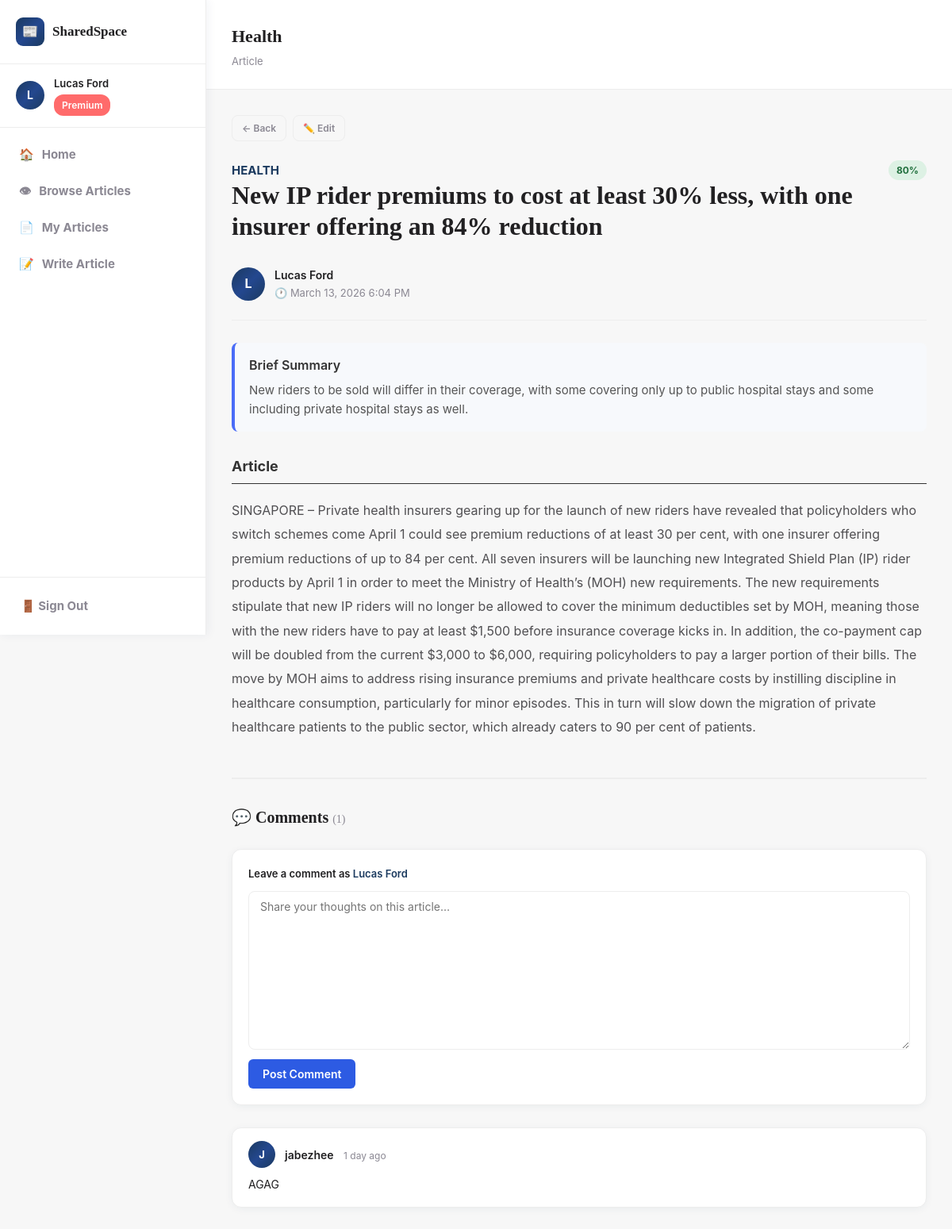
The page /pages/article.php?id=87 (signed in) on the database its author committed.
### tables this page shows
CREATE TABLE `users` (
  `id` int NOT NULL,
  `email` varchar(255) NOT NULL,
  `password` varchar(255) NOT NULL,
  `full_name` varchar(255) DEFAULT NULL,
  `bio` text,
  `avatar_url` text,
  `role` enum('free','premium','category_admin','system_admin','ai_trainer') NOT NULL DEFAULT 'free',
  `is_premium` tinyint(1) NOT NULL DEFAULT '0',
  `is_suspended` tinyint(1) NOT NULL DEFAULT '0',
  `created_at` datetime NOT NULL DEFAULT CURRENT_TIMESTAMP,
  `updated_at` datetime NOT NULL DEFAULT CURRENT_TIMESTAMP ON UPDATE CURRENT_TIMESTAMP,
  `email_verified` tinyint(1) DEFAULT '0',
  `verification_token` varchar(255) DEFAULT NULL,
  `last_verification_email` datetime DEFAULT NULL,
  `reset_token` varchar(255) DEFAULT NULL,
  `reset_expires` datetime DEFAULT NULL,
  `age_group` varchar(20) DEFAULT NULL,
  `gender` enum('male','female') DEFAULT NULL,
  `onboarding_completed` tinyint(1) DEFAULT '0'
);

CREATE TABLE `articles` (
  `id` int NOT NULL,
  `title` varchar(500) NOT NULL,
  `excerpt` text NOT NULL,
  `content` longtext NOT NULL,
  `author_id` int NOT NULL,
  `category_id` int NOT NULL,
  `trust_score` tinyint NOT NULL DEFAULT '80',
  `has_media` tinyint(1) NOT NULL DEFAULT '0',
  `image_path` varchar(255) DEFAULT NULL,
  `is_premium_only` tinyint(1) NOT NULL DEFAULT '0',
  `published_at` datetime NOT NULL DEFAULT CURRENT_TIMESTAMP,
  `created_at` datetime NOT NULL DEFAULT CURRENT_TIMESTAMP,
  `updated_at` datetime NOT NULL DEFAULT CURRENT_TIMESTAMP ON UPDATE CURRENT_TIMESTAMP
);

CREATE TABLE `categories` (
  `id` int NOT NULL,
  `name` varchar(100) NOT NULL,
  `description` text,
  `admin_user_id` int DEFAULT NULL,
  `created_at` datetime NOT NULL DEFAULT CURRENT_TIMESTAMP
);

CREATE TABLE `comments` (
  `id` int NOT NULL,
  `article_id` int NOT NULL,
  `user_id` int NOT NULL,
  `content` text NOT NULL,
  `created_at` datetime NOT NULL DEFAULT CURRENT_TIMESTAMP
);

### includes/entities/User.php (called while the page is built, shortened)
<?php
class User {
    public string $fullName;
    public function __construct(array $row) {
        $this->id          = (int)$row['id'];
        $this->fullName    = $row['full_name'] ?? '';
        $this->role        = $row['role']       ?? 'free';
    }
    public function initial(): string {
        return strtoupper(mb_substr($this->fullName, 0, 1)) ?: '?';
    }
}

### includes/db.php (called while the page is built, shortened)
<?php
class DB {
    private static ?PDO $pdo = null;
    public static function get(): PDO {
        if (self::$pdo === null) {
            $dsn = sprintf('mysql:host=%s;port=%s;dbname=%s;charset=utf8mb4',
                DB_HOST, DB_PORT, DB_NAME);
            self::$pdo = new PDO($dsn, DB_USER, DB_PASS, [
                PDO::ATTR_ERRMODE            => PDO::ERRMODE_EXCEPTION,
                PDO::ATTR_DEFAULT_FETCH_MODE => PDO::FETCH_ASSOC,
                PDO::ATTR_EMULATE_PREPARES   => false,
            ]);
        }
        return self::$pdo;
    }
    public static function query(string $sql, array $params = []): array {
        $stmt = self::get()->prepare($sql);
        $stmt->execute($params);
        return $stmt->fetchAll();
    }
    public static function first(string $sql, array $params = []): ?array {
        $rows = self::query($sql, $params);
        return $rows[0] ?? null;
    }
    public static function execute(string $sql, array $params = []): int {
        $stmt = self::get()->prepare($sql);
        $stmt->execute($params);
        return $stmt->rowCount();
    }
}

### includes/controllers/AuthController.php (called while the page is built, shortened)
<?php
require_once __DIR__ . '/../entities/User.php';
class AuthController {
    public function currentUser(): ?User {
        static $cache = [];
        $id = $_SESSION['user_id'];
        if (!isset($cache[$id])) {
            $row        = DB::first('SELECT * FROM users WHERE id = ?', [$id]);
            $cache[$id] = $row ? new User($row) : null;
        }
        return $cache[$id];
    }
    public function requireAuth(): void {
        $user = $this->currentUser();
    }
}

### includes/controllers/ArticleController.php (called while the page is built, shortened)
<?php
require_once __DIR__ . '/../entities/Article.php';
class ArticleController {
    public function getById(int $id): ?Article {
        $row = DB::first(
            'SELECT a.*, u.full_name AS author_name, c.name AS category_name,
             COUNT(v.id) AS view_count
             FROM articles a
             JOIN users u ON u.id = a.author_id
             JOIN categories c ON c.id = a.category_id
             LEFT JOIN article_views v ON v.article_id = a.id
             WHERE a.id = ?
             GROUP BY a.id',
            [$id]
        );
        return $row ? new Article($row) : null;
    }
 }

### includes/controllers/CommentController.php (called while the page is built, shortened)
<?php
require_once __DIR__ . '/../entities/Comment.php';
class CommentController {
    public function getForArticle(int $articleId): array {
        $rows = DB::query(
            'SELECT cm.*, u.full_name AS commenter_name
             FROM comments cm
             JOIN users u ON u.id = cm.user_id
             WHERE cm.article_id = ?
             ORDER BY cm.created_at ASC',
            [$articleId]
        );
        return array_map(fn($r) => new Comment($r), $rows);
    }
}

### includes/entities/Comment.php (called while the page is built, shortened)
<?php
class Comment {
    public string $commenterName;
    public function __construct(array $row) {
        $this->commenterName = $row['commenter_name'] ?? '';
        $this->content       = $row['content'];
        $this->createdAt     = $row['created_at'] ?? '';
    }
    public function initial(): string {
        return strtoupper(mb_substr($this->commenterName, 0, 1)) ?: '?';
    }
}

### pages/article.php (the view, shortened to what this page needs)
<?php
require_once __DIR__ . '/../includes/layout.php';
require_once __DIR__ . '/../includes/controllers/AuthController.php';
require_once __DIR__ . '/../includes/controllers/ArticleController.php';
require_once __DIR__ . '/../includes/controllers/CommentController.php';
$auth        = new AuthController();
$articleCtrl = new ArticleController();
$commentCtrl = new CommentController();
$auth->requireAuth();
$user = $auth->currentUser();
$id      = (int)($_GET['id'] ?? 0);
$article = $id ? $articleCtrl->getById($id) : null;
$comments = $commentCtrl->getForArticle($article->id);
$isAuthor = $user->id === $article->authorId;
page_head($article->title);
?>
<div class="dashboard-layout">
    <?php sidebar($user); ?>
    <main>
        <?php dash_header(htmlspecialchars($article->categoryName), 'Article'); ?>
        <div class="page-content">
            <div class="article-detail">
                <div class="flex items-center gap-2 mb-6">
                    <?php
                    $referer  = $_SERVER['HTTP_REFERER'] ?? '';
                    $backUrl  = str_contains($referer, 'my-articles')
                        ? '/pages/my-articles.php'
                        : '/dashboard.php';
                    ?>
                    <a href="<?= $backUrl ?>" class="btn btn-ghost btn-sm">← Back</a>
                    <?php if ($isAuthor): ?>
                        <a href="/pages/write.php?id=<?= $article->id ?>" class="btn btn-ghost btn-sm">✏️ Edit</a>
                    <?php endif; ?>
                </div>
                <div class="flex justify-between items-center mb-3">
                    <span class="category-tag"><?= htmlspecialchars($article->categoryName) ?></span>
                    <?= trust_badge($article->trustScore) ?>
                </div>
                <h1 style="font-size:32px;font-weight:800;font-family:Georgia,serif;line-height:1.2;margin-bottom:16px">
                    <?= htmlspecialchars($article->title) ?>
                </h1>
                 <div class="article-meta">
                    <div class="author-avatar" style="width:42px;height:42px;font-size:16px"><?= htmlspecialchars($article->authorInitial()) ?></div>
                    <div>
                        <p style="font-weight:600;font-size:14px"><?= htmlspecialchars($article->authorName) ?></p>
                        <p class="text-sm text-muted">🕐 <?= date('F j, Y g:i A', strtotime($article->publishedAt)) ?></p>
                    </div>
                </div>
                <?php if (!empty($article->excerpt)): ?>
                <div class="article-summary">
                    <h3 class="summary-title">Brief Summary</h3>
                    <p class="summary-text">
                        <?= htmlspecialchars($article->excerpt) ?>
                    </p>
                </div>
                <?php endif; ?>
                <h3 class="article-content-title">Article</h3>
                <div class="article-body">
                    <?= $article->renderContent() ?>
                </div>
            </div>
            <div id="comments" style="margin-top:48px;padding-top:32px;border-top:2px solid var(--border)">
            <div class="comments-container">
                <h2 style="font-size:20px;font-weight:700;font-family:Georgia,serif;margin-bottom:24px">
                    💬 Comments <span style="font-size:14px;font-weight:400;color:var(--muted)">(<?= count($comments) ?>)</span>
                </h2>
                <div class="card" style="margin-bottom:28px">
                    <form method="POST">
                        <div class="form-group" style="margin-bottom:12px">
                            <label style="font-size:13px;font-weight:600;margin-bottom:6px;display:block">
                                Leave a comment as <span style="color:var(--primary)"><?= htmlspecialchars($user->fullName) ?></span>
                            </label>
                            <textarea name="comment_body" rows="3"
                                placeholder="Share your thoughts on this article…"
                                style="width:100%;resize:vertical"
                                required></textarea>
                        </div>
                        <button type="submit" class="btn btn-primary btn-sm">Post Comment</button>
                    </form>
                </div>
                <?php if (empty($comments)): ?>
                    <p class="text-muted" style="text-align:center;padding:32px 0">
                        No comments yet. Be the first to share your thoughts!
                    </p>
                <?php else: ?>
                    <div style="display:flex;flex-direction:column;gap:16px">
                        <?php foreach ($comments as $comment):
                        ?>
                            <div class="card" style="padding:16px 20px">
                                <div class="flex items-center gap-3" style="margin-bottom:10px">
                                    <div class="author-avatar" style="width:34px;height:34px;font-size:13px;flex-shrink:0"><?= htmlspecialchars($comment->initial()) ?></div>
                                    <div style="flex:1">
                                        <span style="font-weight:600;font-size:14px"><?= htmlspecialchars($comment->commenterName) ?></span>
                                        <span class="text-muted" style="font-size:12px;margin-left:8px"><?= relative_time($comment->createdAt) ?></span>
                                    </div>
                                </div>
                                <p style="font-size:14px;line-height:1.6;color:var(--fg);margin:0"><?= nl2br(htmlspecialchars($comment->content)) ?></p>
                            </div>
                        <?php endforeach; ?>
                    </div>
                <?php endif; ?>
                </div>
            </div>
        </div>
    </main>
</div>
<?php page_foot(); ?>

### includes/layout.php (shortened to what this page needs)
<?php
require_once __DIR__ . '/controllers/AuthController.php';
require_once __DIR__ . '/controllers/ArticleController.php';
require_once __DIR__ . '/controllers/CommentController.php';
function page_head(string $title): void { ?>
<!DOCTYPE html>
<html lang="en">
<head>
<link rel="stylesheet" href="/public/css/app.css" />
</head>
<body>
<?php }
function page_foot(): void { ?>
</body>
</html>
<?php }
function sidebar(User $user): void {
    $path  = parse_url($_SERVER['REQUEST_URI'], PHP_URL_PATH);
    $links = [
        ['href' => '/dashboard.php',         'icon' => '🏠', 'label' => 'Home'],
        ['href' => '/pages/browse.php',      'icon' => '👁', 'label' => 'Browse Articles'],
        ['href' => '/pages/my-articles.php', 'icon' => '📄', 'label' => 'My Articles'],
        ['href' => '/pages/write.php',       'icon' => '📝', 'label' => 'Write Article'],
    ];
    ?>
<aside class="sidebar">
    <div class="sidebar-logo">
        <a href="/dashboard.php" class="logo-link">
            <div class="logo-icon">📰</div>
            <span class="logo-text">SharedSpace</span>
        </a>
    </div>
    <div class="sidebar-user">
        <div class="user-avatar"><?= htmlspecialchars($user->initial()) ?></div>
        <div class="user-info">
            <p class="user-name"><?= htmlspecialchars($user->fullName) ?></p>
             <?php if ($user->role === 'premium'): ?>
                <span class="role-badge premium">Premium</span>
            <?php else: ?>
            <span class="role-badge free">Free</span>
             <?php endif; ?>
        </div>
    </div>
    <nav class="sidebar-nav">
        <ul>
        <?php foreach ($links as $link): ?>
            <li>
                <a href="<?= $link['href'] ?>"
                   class="nav-link <?= $path === $link['href'] ? 'active' : '' ?>">
                    <span><?= $link['icon'] ?></span>
                    <?= htmlspecialchars($link['label']) ?>
                </a>
            </li>
        <?php endforeach; ?>
        </ul>
    </nav>
    <div class="sidebar-footer">
        <a href="/logout.php" class="nav-link logout">🚪 Sign Out</a>
    </div>
</aside>
<?php }
function dash_header(string $title, string $subtitle = ''): void { ?>
<header class="dash-header">
    <div>
        <h1 class="dash-title"><?= htmlspecialchars($title) ?></h1>
        <?php if ($subtitle): ?>
        <p class="dash-subtitle"><?= htmlspecialchars($subtitle) ?></p>
        <?php endif; ?>
    </div>
</header>
<?php }
    if ($err): ?><div class="alert alert-error"><?= htmlspecialchars($err) ?></div><?php endif;
    if ($ok):  ?><div class="alert alert-success"><?= htmlspecialchars($ok) ?></div><?php endif;
function trust_badge(int $score): string {
    $cls = $score >= 80 ? 'high' : ($score >= 60 ? 'mid' : 'low');
    return "<span class=\"trust-badge trust-{$cls}\">{$score}%</span>";
}
function relative_time(string $dateStr): string {
    $diff  = time() - strtotime($dateStr);
    $hours = (int)($diff / 3600);
    $days = (int)($hours / 24);
    return $days . ' day' . ($days > 1 ? 's' : '') . ' ago';
}
?>

### includes/entities/Article.php (shortened to what this page needs)
<?php
class Article {
    public string $content;
    public string $authorName;
    public function __construct(array $row) {
        $this->id            = (int)$row['id'];
        $this->title         = $row['title'];
        $this->excerpt       = $row['excerpt'];
        $this->content       = $row['content'];
        $this->authorId      = (int)$row['author_id'];
        $this->authorName    = $row['author_name']   ?? '';
        $this->categoryName  = $row['category_name'] ?? '';
        $this->trustScore    = (int)$row['trust_score'];
        $this->publishedAt   = $row['published_at'] ?? '';
    }
    public function authorInitial(): string {
        return strtoupper(mb_substr($this->authorName, 0, 1)) ?: '?';
    }
    public function renderContent(): string {
        $out   = '';
        $paras = explode("\n\n", $this->content);
        foreach ($paras as $p) {
            $p = trim($p);
            if (str_starts_with($p, '## ')) {
                $out .= '<h2>' . htmlspecialchars(substr($p, 3)) . '</h2>';
            } elseif (str_starts_with($p, '### ')) {
                $out .= '<h3>' . htmlspecialchars(substr($p, 4)) . '</h3>';
            } else {
                $out .= '<p>' . htmlspecialchars($p) . '</p>';
            }
        }
        return $out;
    }
}

### rows shown on the page
users: full_name "L", full_name "Lucas Ford"
articles: category.name "Health", category.name "HEALTH", trust_score "80", title "New IP rider premiums to cost at least 30% less, with one insurer offering an 84% reduction", author.full_name "L", author.full_name "Lucas Ford", published_at "March 13, 2026 6:04 PM", excerpt "New riders to be sold will differ in their coverage, with some covering only up to public hospital stays and some including private hospital stays as well.", content "SINGAPORE – Private health insurers gearing up for the launch of new riders have revealed that policyholders who switch schemes come April 1 could see premium reductions of at least 30 per cent, with one insurer offering premium reductions of up to 84 per cent. All seven insurers will be launching new Integrated Shield Plan (IP) rider products by April 1 in order to meet the Ministry of Health’s (MOH) new requirements. The new requirements stipulate that new IP riders will no longer be allowed to cover the minimum deductibles set by MOH, meaning those with the new riders have to pay at least $1,500 before insurance coverage kicks in. In addition, the co-payment cap will be doubled from the…"
comments: user.full_name "J", user.full_name "jabezhee", created_at "1 day ago", content "AGAG"

### other values the page prints
$link['icon'] "🏠"
$link['label'] "Home"
$link['icon'] "👁"
$link['label'] "Browse Articles"
$link['icon'] "📄"
$link['label'] "My Articles"
$link['icon'] "📝"
$link['label'] "Write Article"
$subtitle "Article"
count($comments) "1"
